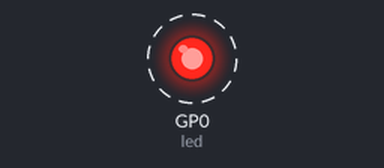
Bench run of a program on a simulated Raspberry Pi Pico running MicroPython. On the bench: output pins drawn as LEDs (lit = HIGH). Wiring (from the project's diagram.json): red LED on GP0. Dashed ring = blinking. What the program prints to the serial console is not drawn.

Above: at 0.5 s.
Timing chart, 0 to 4.6 s (numbered marks = the images above):
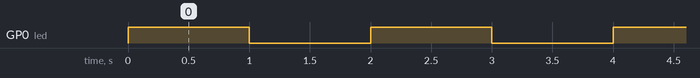

The program:

main.py
```python
# pi-pico - initial - 2026-11-05

# types of pico:
# https://www.raspberrypi.com/documentation/microcontrollers/pico-series.html#pico1

# FOR RAPID REFERENCE - board layout
# https://www.raspberrypi.com/documentation/microcontrollers/pico-series.html#layout_non-wireless


# project code: micropython - uses the main.py
from machine import Pin
from time import sleep

print("pico1 starts.")
led = Pin(0, Pin.OUT)

while True:
    print("blick .. ")
    led.toggle()
    sleep(1)


# project code: arduino -> uses the sketch.ino
# - - - - - - - - - -
# const int LED_PIN = 0;  // GP0 da Raspberry Pi Pico

# void setup() {
#   pinMode(LED_PIN, OUTPUT);
#   Serial1.begin(115200);
#   Serial1.println("pico1 starts.");
# }

# void loop() {
#   Serial1.println("blink...");
#   digitalWrite(LED_PIN, HIGH);
#   delay(1000);

#   digitalWrite(LED_PIN, LOW);
#   delay(1000);
# }


# project code: arduino sketch.ino -> using function
# - - - - - - - - - -
# const int LED_PIN = 0;  // GP0, ligado ao LED externo

# void blick() {
#   Serial1.println("blink...");
#   digitalWrite(LED_PIN, HIGH);
#   delay(1000);

#   digitalWrite(LED_PIN, LOW);
#   delay(1000);
# }

# void setup() {
#   pinMode(LED_PIN, OUTPUT);
#   Serial1.begin(115200);
#   Serial1.println("pico1 starts.");
# }

# void loop() {
#   blick();
# }
```

Measured:
- by itself, GP0 (led): alternates HIGH for 1.0 s and LOW for 1.0 s
